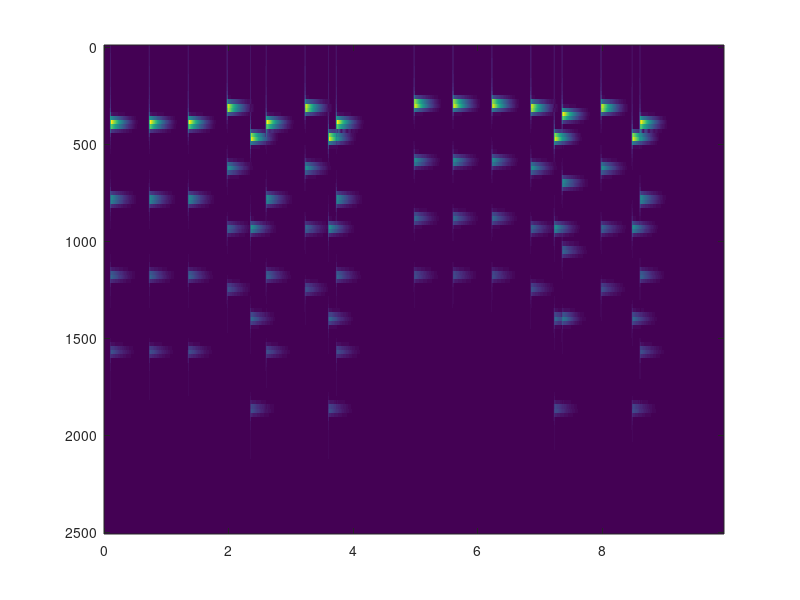

MATLAB code to generate this figure: (Note: this script raises an error after producing the figure.)
%%
clc; clear; close all; 

Fs = 44100;                                                                % 44,1 kHz
t = 0 : 1/Fs : 10;                                                         % czas trwania sygnału 
t2 = 0 : 1/Fs : 0.75;                                                      % czas trwania jednej nuty

x = zeros(size(t));

n2 = length(t2);                                                           % dlugosc nuty
amp = linspace(1, 0, n2).^2;                                               % amplituda maleje tylko w ramach jednej nuty

ff = 440;                                                                  % czestsotliwość poczatkowa

for k = 1:12
    st = round(k*Fs*0.75);
    x2 = amp .* sin(2*pi*ff*t2);                                           % (n0:n0+Nn-1) nuta 
    x(st:st+n2-1) = x(st:st+n2-1) + x2;
    ff = ff * 1.059;                                                       % czestotliwośc wzrasta z czasem
end

plot(t,x);
sound(x, Fs)

%%
clc; clear; close all;

a = load('SW.txt');
Fs = 44100;  
t = 0 : 1/Fs : 10; 
x = zeros(size(t));
t2 = 0 : 1/Fs : 0.5; 
N2 = length(t2);
amp = linspace(1,0,N2).^2;
for n = 1:18
    x2 = zeros(1,N2);
    for k = 1 : 4
        x2 = x2 + (amp/k) .* sin(2*pi*a(n,2)*k*t2);
    end
    st = round(a(n,1)*Fs);
    x(st:st+N2-1) = x(st:st+N2-1) + x2;
end
plot(t,x);

N = length(x);
krok = 100;
nn = 2048;
okno = blackman(nn)';
Nx = floor((N-nn)/krok);
Nz = ceil(nn*2500/Fs);
A = zeros(Nz, Nx);
for k = 1 : Nx
    st = (k-1)*krok+1;
    xx = x(st:st+nn-1).*okno;
    WA = abs(fft(xx));
    A(:,k) = WA(1:Nz);
end
tt = (0:Nx-1)*krok/Fs;
ff = (0:Nz-1)*Fs/nn;
imagesc(tt, ff, A);

%%
close all; clear; clc;
[a, Fs] = audioread('audio\A-E-F.mp3');
x = a(:,1);
prop = audioFeatureExtractor('SampleRate', Fs, 'SpectralDescriptorInput', ...
    'linearSpectrum', 'pitch', true, 'spectralFlux', true, 'harmonicRatio', ...
    true, 'spectralSpread', true);
wyn = extract(prop, x);
N = length(x);
nn = length(prop.Window);
info(prop);
t = (0:N-1)/Fs;
krok = nn - prop.OverlapLength;
tt = (1 : krok : N-nn)/Fs;
subplot(511), plot(t, x);
subplot(512), plot(tt, wyn(:,1));
subplot(513), plot(tt, wyn(:,2));
subplot(514), plot(tt, wyn(:,3));
subplot(515), plot(tt, wyn(:,4));